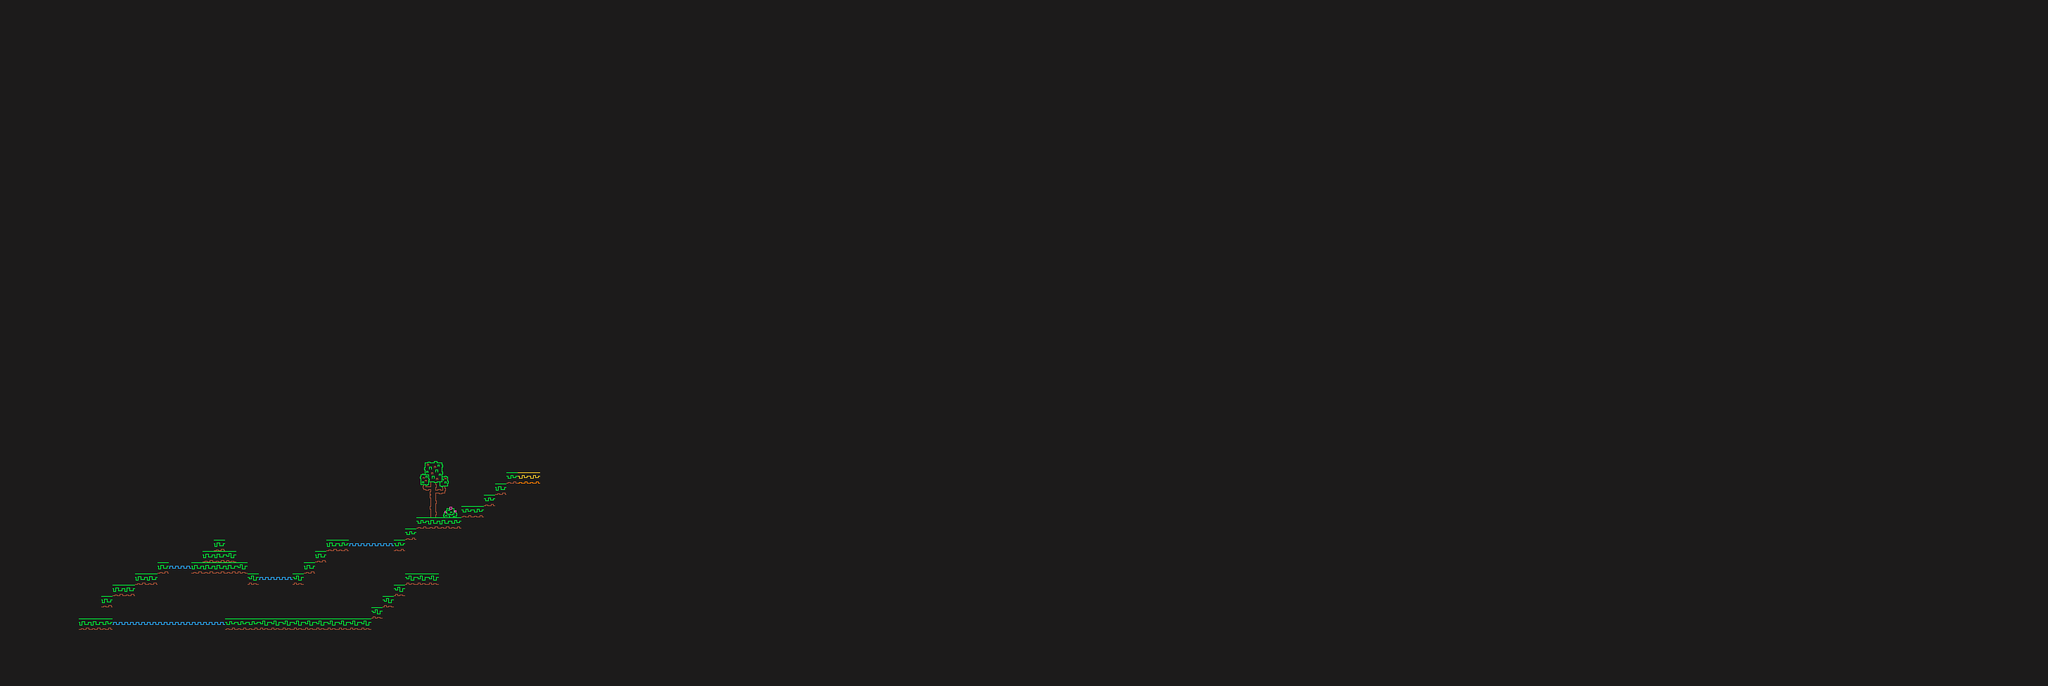

Rendered tile map (Tiled .tmx) drawn with the repository's tilesets; below, a short description and the map source with its tile grids summarised:
An orthogonal 182x61 tile map with 16x16 px tiles, 3 tile layers (Level_Properties, Background, Blocks), 2 tilesets.

<map version="1.10" tiledversion="1.10.2" orientation="orthogonal" renderorder="right-down" width="182" height="61" tilewidth="16" tileheight="16" infinite="0" nextlayerid="4" nextobjectid="1">
 <tileset firstgid="1" source="Environment.tsx" />
 <tileset firstgid="1873" source="Environment_wbg.tsx" />
 <layer id="3" name="Level_Properties" width="182" height="61">
  <properties>
   <property name="LevelBlockSizeHeight" value="16" />
   <property name="LevelBlockSizeWidth" value="16" />
   <property name="LevelEndX" value="45" />
   <property name="LevelEndY" value="40" />
   <property name="LevelStartX" value="7" />
   <property name="LevelStartY" value="52" />
  </properties>
  <data>[11102 cells, 3 non-empty, 1 distinct tile ids]</data>
 </layer>
 <layer id="1" name="Background" width="182" height="61">
  <data>[11102 cells, 11102 non-empty, 17 distinct tile ids]</data>
 </layer>
 <layer id="2" name="Blocks" width="182" height="61">
  <data>[11102 cells, 198 non-empty, 7 distinct tile ids]</data>
 </layer>
</map>
